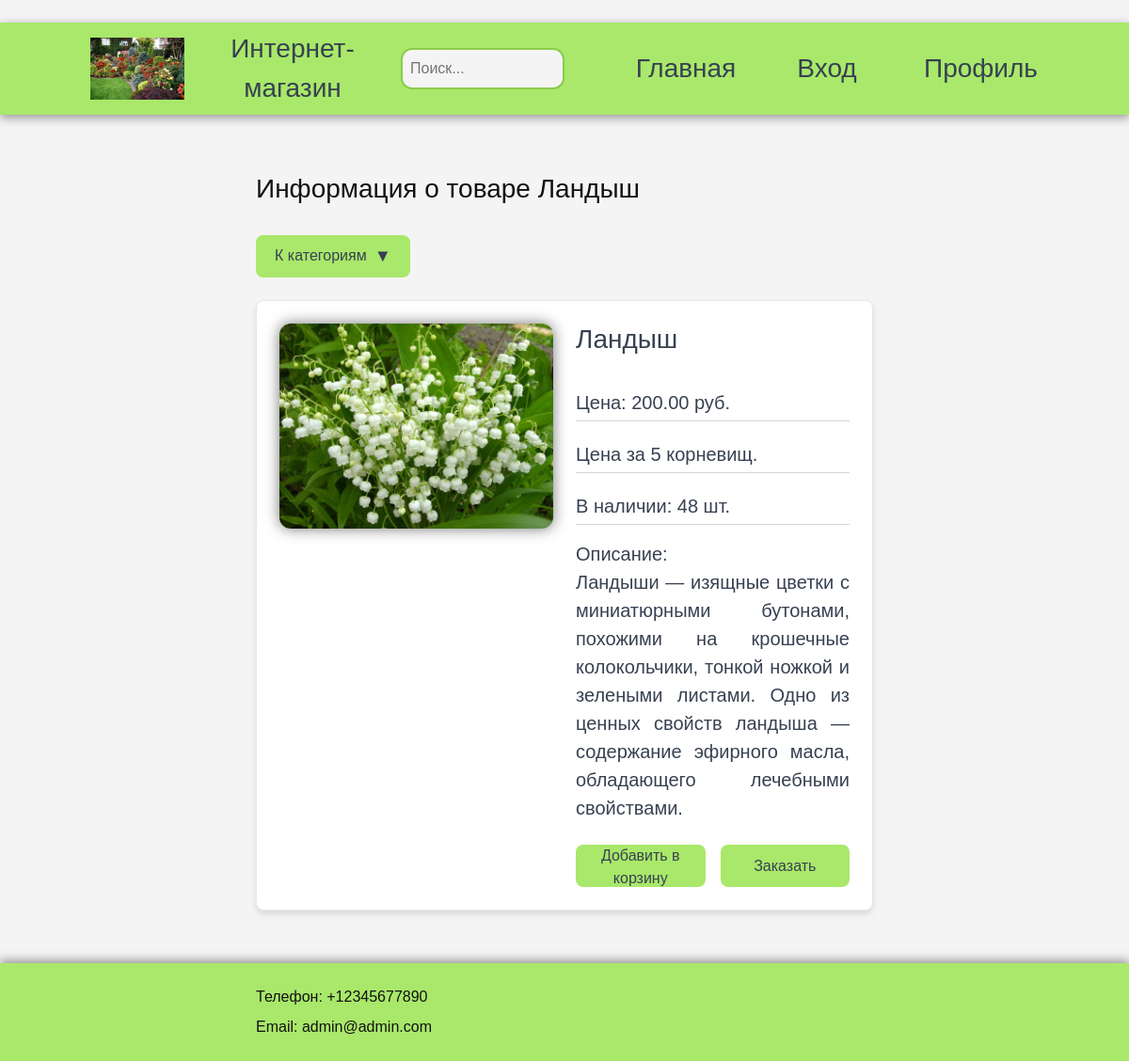
Page /product/7/landysh/ on the committed database.
### shop/models.py (models this page shows, shortened)
class Product(models.Model):
    category = models.ForeignKey(Category, related_name='products', on_delete=models.CASCADE)
    name = models.CharField(max_length=200, db_index=True)
    slug = models.SlugField(max_length=200, db_index=True)
    image = models.ImageField(upload_to='products/%Y/%m/%d', blank=True)
    short_description = models.TextField(blank=True)
    description = models.TextField(blank=True)
    price = models.DecimalField(max_digits=10, decimal_places=2)
    stock = models.PositiveIntegerField()
    available = models.BooleanField(default=True)
    created = models.DateTimeField(auto_now_add=True)
    updated = models.DateTimeField(auto_now=True)
    class Meta:
        ordering = ('name',)
        index_together = (('id', 'slug'),)

### shop/views.py (the view)
# urls.py: path('product/<int:id>/<str:slug>/', views.product_detail, name='product_detail'),
def product_detail(request, id, slug, category_slug=None): # описание товара
    category = None
    categories = Category.objects.all()
    product = get_object_or_404(Product, id=id, slug=slug)
    if not product.available:
        product = None  # Если недоступен, передаем None в шаблон
    if category_slug: # Фильтрация по категории
        category = get_object_or_404(Category, slug=category_slug)
        products = products.filter(category=category)
    return render(request, 'shop/product/detail.html', {'product': product, 'category': category, 'categories': categories})

### shop/models.py (called while the page is built)
    def get_absolute_url(self):
        return reverse('shop:product_list_by_category',
                        args=[self.slug])

### shop/templates/shop/product/detail.html (shortened to what this page needs)
﻿{% extends "shop/base.html" %}
{% load static %}
{% block content %}
{% if product %}
<h2>Информация о товаре {% if product %}{{ product.name }}{% else %}Product{% endif %}</h2>
<article class="basket-content">
    <form method="get" class="select-custom">
        <label for="category" class="select-label">К категориям <span class="arrow">&#9660</span></label>
    </form>
</article>
<article class="product_detail">
    <section class="product_detail_img">
        <img src="{% if product.image %}{{ product.image.url }}{% else %}{% static 'img/err.jpg' %}{% endif %}">
    </section>
    <section class="product_detail_description">
        <h2>{{ product.name }}</h2>
        <p class="product_detail_p">Цена: {{ product.price }} руб.</p>
        <p class="product_detail_p">{{ product.short_description }}</p>
        <p class="product_detail_p">В наличии: {{ product.stock }} шт.</p>
        <p>Описание: </br>{{ product.description }}</p>
    </section>
    <section class="product_button">
        <form method="post" action="{% url 'shop:add_to_cart_or_order' product.id %}">
            <button type="submit" class="profil-btn" style="width: 100%; padding: 0 1rem;">Добавить в корзину</button>
        </form>
        <form method="post" action="{% url 'shop:add_to_cart_or_order' product.id %}">
            <button type="submit" class="profil-btn" style="width: 100%; padding: 0 1rem;">Заказать</button>
        </form>
    </section>
</article>
{% else %}
    <p>Товар не найден или закончился на складе.</p>
{% endif %}
{% endblock %}

### shop/static/css/garden_store.css (style rules this page uses)
* { margin: 0; padding: 0; }
[data-theme="color"] { --body-bg: #f4f4f4; --form-bg: #ffffff; --header-bg: #A9E86A; --header-bg-dark: #8bcb4b; --dark: #121212; --gray: #374151; --link: #61afef; --link-hover: #2c83ca; --link-active: #375772; --hr: #a2a2a2; --shadow: #939393; --code-color: #888; --img-op: 1; }
body, html { margin: 0; padding: 0; width: 100%; height: 100%; }
body { color: var(--dark); background-color: var(--body-bg); font-family: 'Rubik', sans-serif; font-weight: 400; }
h2 { font-size: 28px; margin-bottom: 2rem; }
p { font-size: 18px; margin: 0; }
label { width: 25%; color: #555; text-align: right; margin-right: 10px; }
form { display: flex; flex-direction: column; gap: 1rem; }
.select-custom { position: relative; display: inline-block; width: 25%; }
.select-label, .sort-select { display: flex; justify-content: center; align-items: center; width: 100%; height: 45px; border-radius: 0.5rem; font-size: 1rem; color: var(--gray); background-color: var(--header-bg); transition: transform 0.2s ease, background-color 0.2s ease; cursor: pointer; }
.arrow { margin-left: 8px; font-size: 1.15rem; transition: transform 0.2s ease; }
.product_detail { display: grid; grid-template-columns: repeat(2, 1fr); gap: 1.5rem; margin: 1.5rem 0; padding: 1.5rem; background-color: var(--form-bg); box-shadow: 0 4px 6px rgba(0, 0, 0, 0.1); border-radius: 0.5rem; border: 1px solid #e5e7eb; }
.product_button { display: grid; grid-template-columns: repeat(2, 1fr); gap: 1rem; grid-column-start: 2; }
.product_detail_img img { max-width: 100%; max-height: 80vh; border-radius: 0.75rem; box-shadow: 0 0 15px #767676; object-fit: contain; }
.product_detail_description { color: var(--gray); text-align: justify; }
.product_detail_description p { font-size: 1.25rem; }
.product_detail_p { width: 100%; margin-bottom: 1rem; padding: 0.25rem 0; border-bottom: 1px solid #d1d5db; }
.basket-content { display: flex; gap: 1rem; align-items: center; }
.profil-btn { width: 85%; height: 45px; border-radius: 0.5rem; font-size: 1rem; color: var(--gray); background-color: var(--header-bg); border: none; cursor: pointer; transition: transform 0.2s ease, background-color 0.2s ease; }

### rows in the picture
Product: name "Ландыш", image (picture), price "200.00", short_description "Цена за 5 корневищ.", stock "48", description "Ландыши — изящные цветки с миниатюрными бутонами, похожими на крошечные колокольчики, тонкой ножкой и зелеными листами. Одно из ценных свойств ландыша — содержание эфирного масла, обладающего лечебными свойствами."
